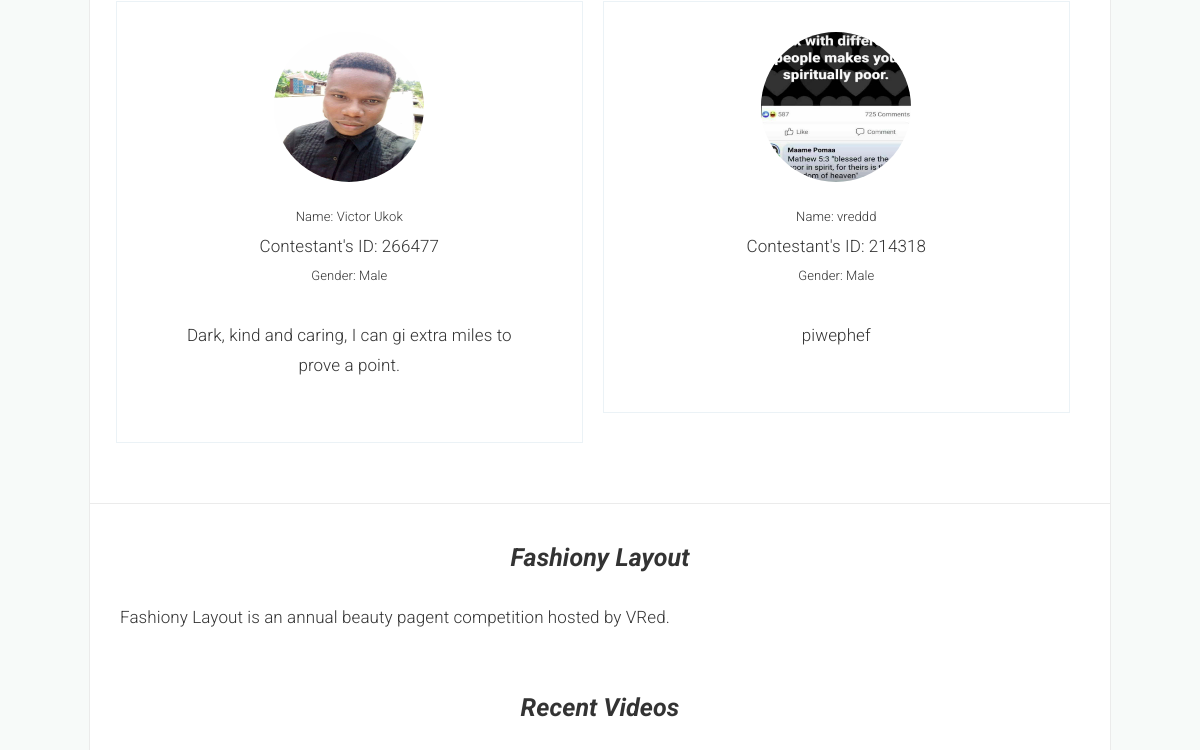
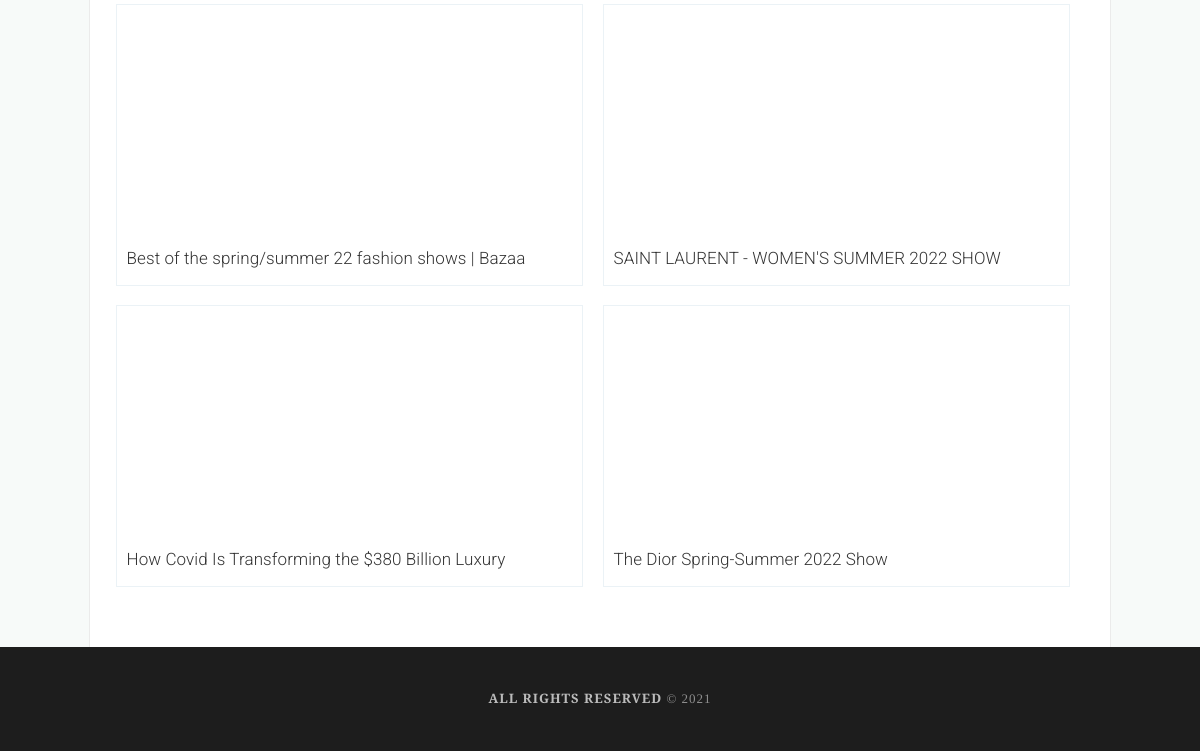
Before: / (lower part) with the older database file (2 pictures, top to bottom).
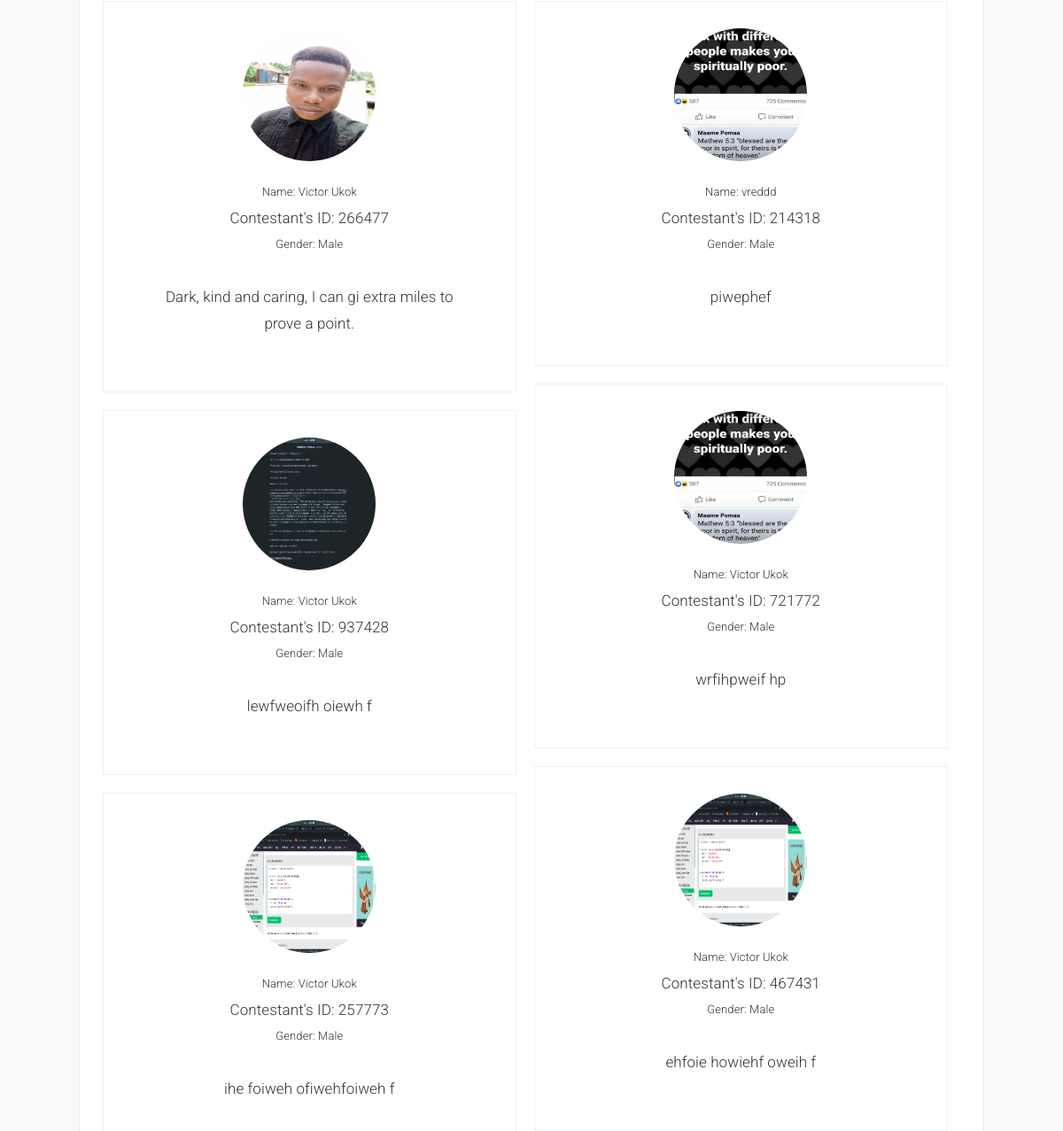
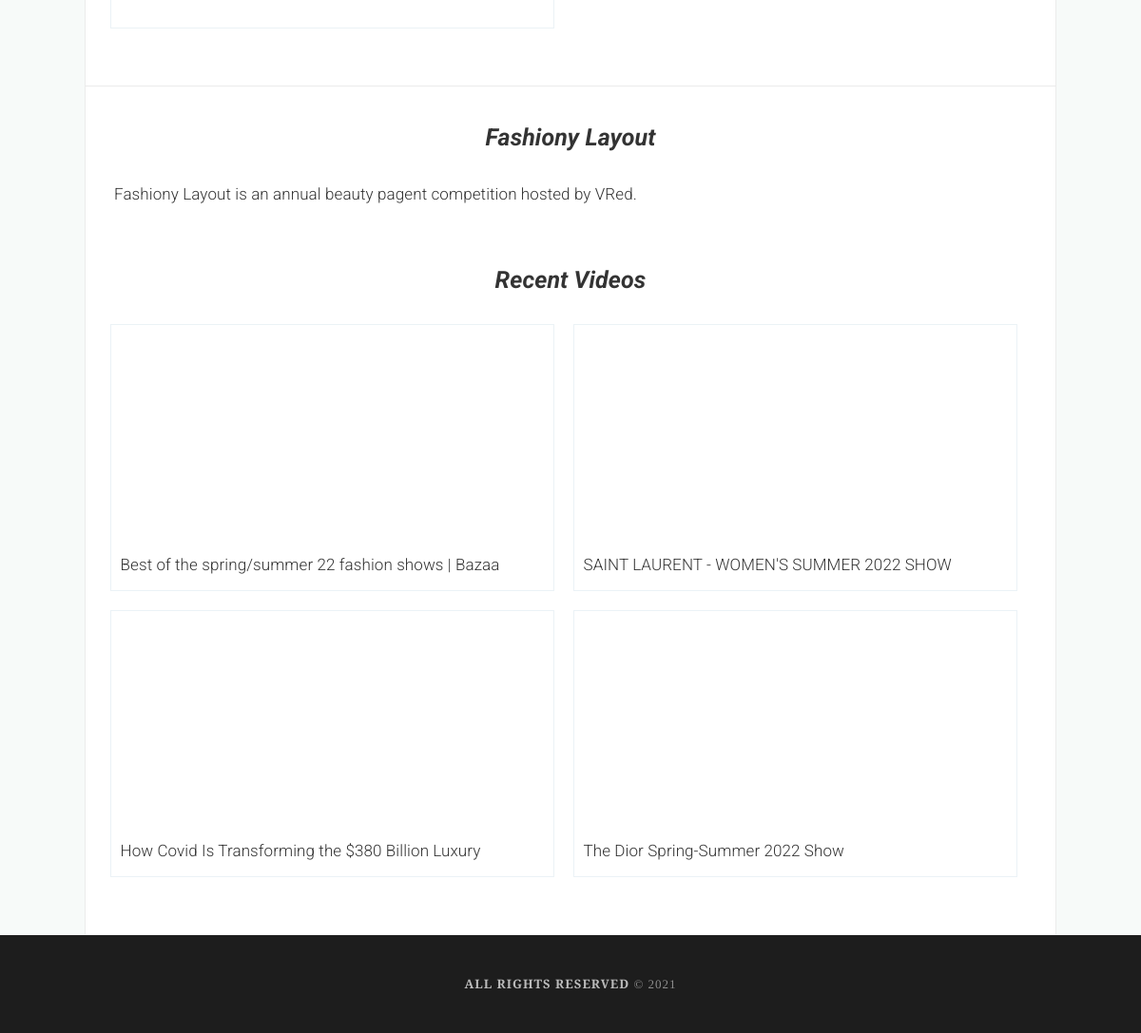
After: the same page with the newer database file (2 pictures, top to bottom).
### missandmr/models.py (models this page shows, shortened)
class contestant(models.Model):
    name = models.CharField(max_length=50, default='')
    picture = models.ImageField(upload_to='images/', default='')
    contestantsCode = models.CharField(max_length=455, default='')
    email = models.CharField(max_length=455, default='')
    gender = models.CharField(choices = [
        ('Male', 'Male'),
        ('Female', 'Female')
    ], max_length = 10, default="Male")
    description = models.TextField(max_length=455, default='')
    amount = models.CharField(max_length=455, default='N5,000')
    status = models.TextField(
        choices = [
        ('Not Paid', 'Not Paid'),
        ('Paid', 'Paid')
    ],max_length=20, default='Paid')

class youtubelink(models.Model):
    title = models.CharField(max_length=50, default='')
    link = models.TextField(max_length=455, default='')

### missandmr/views.py (the view)
# urls.py: path('', views.index, name='index'),
def index(request):
    youtubeLink = youtubelink.objects.all()
    getContestants = contestant.objects.all()
    return render(request, 'thabisaView/index.html', {'videos': youtubeLink, 'contestant': getContestants})

### missandmr/templates/thabisaView/index.html (shortened to what this page needs)
{% extends './main.html' %}
{% load static %}
{% block content %}
<div class="site-wrapper">
	<main class="content" role="main" style="margin-bottom: 100px;">
		<div class="grid">
			{% for person in contestant %}
			{% if person.status == "Paid" %}
			<div class="grid-item">
				<article class="post">
				<div class="wrapgriditem">
					<div style="text-align:center;">
						<img style="border-radius: 50%; height: 150px; width: 150px;" src="{{person.picture.url}}" alt="David" nopin="nopin"/>
					</div>
					<div style="text-align: center;">
						<div style="font-size:small; margin-top:20px;">Name: {{person.name}}</div>
						<div>Contestant's ID: {{person.contestantsCode}}</div>
						<div style="font-size:small">Gender: {{person.gender}}</div>
					</div>
					<div style="padding: 30px; text-align: center;">
						{{person.description}}
					</div>
				</div>
				</article>
			</div>
			{% endif %}
			{% endfor %}
		</div>
		</main>
	<main id="content" class="content" role="main">
	<div class="wraps">
		<div>
			<div style="text-align: center; font-weight: bold;" class="post-title">
				Fashiony Layout
			</div>
			<div style="padding: 30px;">
				Fashiony Layout is an annual beauty pagent competition
				hosted by VRed.
			</div>
		</div>
		<div>
			<div style="text-align: center; font-weight: bold; padding: 30px;" class="post-title">
				Recent Videos
			</div>
		</div>
		<div class="grid">
			{% for video in videos %}
			<div class="grid-item">
				<article class="post">
      <div class="col-md-4 py-5" style="width: 100%; height: 200px;">
		<iframe width="100%" height="100%" src="{{ video.link }}" frameborder="0" allow="accelerometer; autoplay; clipboard-write; encrypted-media; gyroscope; picture-in-picture" allowfullscreen></iframe>
      </div>
	  <div style="padding: 10px;">{{ video.title }}</div>
				</article>
			</div>
			{% endfor %}
		</div>
	</div>
	</main>
</div>
{% endblock %}

### missandmr/templates/thabisaView/main.html (shortened to what this page needs)
<!DOCTYPE html>
<html lang="en">
<head>
    {% include './includess/htmlLinks.html' %}
</head>
<body>
    <div class="site-wrap">
        {% block content %}{% endblock %}
        {% include './includess/dfooter.html' %}
    </div>
</body>
</html>

### missandmr/templates/thabisaView/includess/htmlLinks.html (shortened to what this page needs)
{% block links %}
{% load static %}
<link rel="stylesheet" type="text/css" href="{% static 'assets/css/screen.css' %}"/>
{% endblock %}

### missandmr/templates/thabisaView/includess/dheader.html (shortened to what this page needs)
{% block header %}
{% load static %}
    {% endblock %}

### missandmr/templates/thabisaView/includess/dfooter.html
{% block footer %}
{% load static %}
<footer class="site-footer clearfix">
	<div class="text-center">
		<a href="{% url 'index' %}">All Rights Reserved</a> &copy; <script>document.write(new Date().getFullYear())</script><br/>
	</div>
	</footer>
{% endblock %}

### missandmr/templates/thabisaView/includess/scripts.html (shortened to what this page needs)
{% block scripts %}
{% load static %}
{% endblock %}

### missandmr/static/assets/css/screen.css (style rules this page uses)
body { font-family:Roboto; overflow-x:hidden; }
article,aside,details,figcaption,figure,footer,header,hgroup,main,nav,section,summary { display:block; }
html { font-family:sans-serif; -ms-text-size-adjust:100%; -webkit-text-size-adjust:100%; }
body { margin:0; }
a { background:transparent; }
img { border:0; max-width:100%; }
html { height:100%; max-height:100%; font-size:62.5%; -webkit-tap-highlight-color:rgba(0,0,0,0); }
body { height:100%; max-height:100%; letter-spacing:0.01rem; font-size:1.7rem; line-height:1.75em; color:#333; -webkit-font-feature-settings:'kern' 1; -moz-font-feature-settings:'kern' 1; -o-font-feature-settings:'kern' 1; text-rendering:geometricPrecision; font-weight:300; }
a { color:#4A4A4A; transition:color 0.3s ease; }
iframe,.fluid-width-video-wrapper { display:block; margin: 1.75em 0; }
.clearfix:before,.clearfix:after { content:" "; display:table; }
.clearfix:after { clear:both; }
.clearfix { zoom: 1; }
.site-wrapper { position:relative; z-index:10; min-height:100%; background:#fff; -webkit-transition:-webkit-transform 0.5s ease; transition:transform 0.5s ease; margin-top:64px; }
.content { width:85%; margin:0px auto; background:#fff; padding:40px 0px; margin-top:-100px; position:relative; border-left:1px solid rgba(0,0,0,0.08); border-right:1px solid rgba(0,0,0,0.08); border-top: 1px solid rgba(0,0,0,0.08); }
.post { position:relative; border-bottom:#EBF2F6 1px solid; padding-bottom:30px; word-wrap:break-word; }
.grid-item .post { position:relative; border:#EBF2F6 1px solid; word-wrap:break-word; margin-bottom:20px; padding-bottom:0; max-width:100%; transition:all 0.4s; background:#fff; overflow:hidden; }
.grid-item .post img { margin-bottom:-10px; }
.wrapgriditem { padding:30px; position:relative; background-color:#fff; }
.post:after { display:block; content:""; width:0px; height:0px; border:#E7EEF2 1px solid; position:absolute; bottom:-5px; left:50%; margin-left:-5px; background:#FFF; border-radius:100%; box-shadow:#FFF 0 0 0 5px; }
body:not(.post-template) .post-title { font-size:2.5rem; font-style:italic; line-height:1.2; }
.site-wrapper { background-color:#f7faf9; }
.site-footer { position:relative; margin:0rem 0 0 0; padding:4rem 15px; font-size:1.3rem; text-transform:uppercase; line-height:1.75em; color:rgba(255,255,255,0.5); background:#1d1d1d; letter-spacing:1px; font-family:Playfair Display; }
.site-footer a { text-decoration:none; font-weight:bold; color:rgba(255,255,255,0.7); }
.grid { margin-left:2.5%; margin-right:2%; }
.grid-item { width:32.00%; }
.text-center { text-align:center; }
.grid-item img { transition:transform 0.5s linear; }
footer.site-footer:after { bottom:100%; left:50%; border:solid transparent; content:" "; height:0; width:0; position:absolute; pointer-events:none; border-color:rgba(17,17,17,0); border-bottom-color:#1D1D1D; border-width:30px; margin-left:-30px; }
@media only screen and (max-width:1220px) { .grid-item { width:48%; } }

Changed rows visible on the page:
added contestant: picture (picture), name "Victor Ukok", contestantsCode "721772", gender "Male", description "wrfihpweif hp"
added contestant: picture (picture), name "Victor Ukok", contestantsCode "937428", gender "Male", description "lewfweoifh oiewh f"
added contestant: picture (picture), name "Victor Ukok", contestantsCode "467431", gender "Male", description "ehfoie howiehf oweih f"
added contestant: picture (picture), name "Victor Ukok", contestantsCode "257773", gender "Male", description "ihe foiweh ofiwehfoiweh f"
